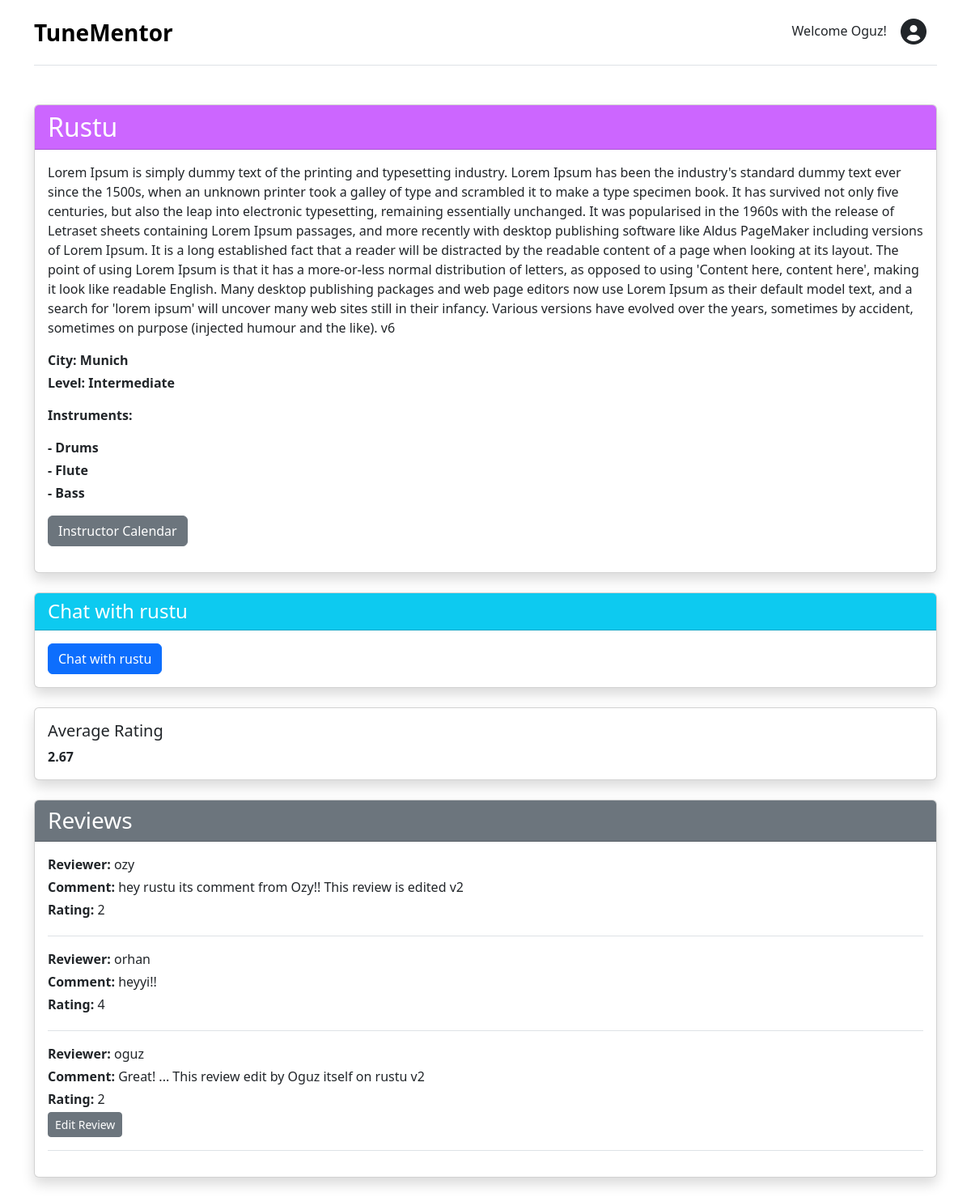
Screenshot of /2 (signed in) with the database file from the repository.
### tunementor/models.py (models this page shows, shortened)
class User(AbstractUser):
    ROLE_CHOICES = [
        ('instructor', 'Instructor'),
        ('apprentice', 'Apprentice')
    ]
    role = models.CharField(max_length=32, choices=ROLE_CHOICES, default="apprentice")
    profile_picture = models.ImageField(upload_to='profile_pictures/', blank=True, null=True)

class InstructorProfile(models.Model):
    CITY_CHOICES = [
        ('berlin', 'Berlin'),
        ('munich', 'Munich'),
        ('hamburg', 'Hamburg')
    ]
    LEVEL_CHOICES = [
        ('beginner', 'Beginner'),
        ('intermediate', 'Intermediate')
    ]
    instructor = models.OneToOneField(User, on_delete=models.CASCADE, related_name="instructor_profile")
    bio = models.TextField(blank=True, null=True)
    city = models.CharField(max_length=32, choices=CITY_CHOICES, default="berlin")
    level = models.CharField(max_length=32, choices=LEVEL_CHOICES, default="intermediate")
    instruments = models.ManyToManyField(Instrument, blank=True, related_name="instructors")
    def get_reviews(self):
        return self.reviews.all().order_by('-id')
    def get_avr_rating(self):
        reviews = self.get_reviews()
        if reviews.exists():
            return sum(review.rating for review in reviews) / reviews.count()
        return None

class Instrument(models.Model):
    name = models.CharField(max_length=100, unique=True)

class Review(models.Model):
    reviewer = models.ForeignKey(User, on_delete=models.CASCADE, related_name="reviews_written")
    instructor_profile = models.ForeignKey(InstructorProfile, on_delete=models.CASCADE, related_name="reviews")
    rating = models.IntegerField(choices=[(i, i) for i in range(1, 6)])
    comment = models.TextField(blank=True, null=True)
    timestamp = models.DateTimeField(auto_now_add=True)

### tunementor/views.py (the view)
# urls.py: path("<int:id>", views.client, name="client"),
@login_required(login_url='login')
def client(request, id):
    profile = InstructorProfile.objects.get(id=id)
    reviews = profile.get_reviews()
    avr_rating = profile.get_avr_rating()
    reviewers = [review.reviewer.username for review in reviews]
    conversation = Conversation.objects.filter(participants=request.user).filter(participants=profile.instructor).first()
    return render(request, "tunementor/client.html", {
        "profile": profile,
        "reviews": reviews,
        "avr_rating": f"{avr_rating:.2f}" if avr_rating is not None else "None",
        "reviewers": reviewers,
        "conversation": conversation
    })

### tunementor/templates/tunementor/client.html (shortened to what this page needs)
{% extends "tunementor/layout.html" %}
{% load static %}
{% block css %}
  <link rel="stylesheet" href="{% static 'tunementor/client.css' %}">
{% endblock %}
{% block body %}
<div class="container mt-5">
    <div class="card shadow mb-4">
        <div class="card-header text-white" style="background-color: #cc66ff">
            <h2 class="card-title text-capitalize mb-0">{{ profile.instructor.username }}</h2>
        </div>
        <div class="card-body">
            <p class="mb-3">{{ profile.bio }}</p>
            <p class="fw-bold text-capitalize mb-1">City: {{ profile.city }}</p>
            <p class="fw-bold text-capitalize mb-3">Level: {{ profile.level }}</p>
            <div class="fw-bold text-capitalize mb-3">
            <p>Instruments:</p>
            <ul class="list-unstyled">
                {% for instrument in profile.instruments.all %}
                <li class="mb-1">- {{ instrument.name }}</li>
                {% endfor %}
            </ul>
            </div>
            <div class="mb-3">
            <a href="{% url 'instructor_calendar' profile.instructor.id %}" class="btn btn-secondary">
                Instructor Calendar
            </a>
            </div>
        </div>
    </div>
    <div class="card shadow mb-4">
        <div class="card-header bg-info text-white">
            {% if conversation %}
            <h4 class="mb-0">Chat with {{ profile.instructor.username }}</h4>
            {% else %}
            <h4 class="mb-0">Start a Conversation</h4>
            {% endif %}
        </div>
        <div class="card-body">
            {% if conversation %}
            <a href="{% url 'conversation_detail' conversation.id %}" class="btn btn-primary">
                Chat with {{ profile.instructor.username }}
            </a>
            {% endif %}
        </div>
    </div>
    <div class="card shadow mb-4">
        <div class="card-body">
            <h5 class="card-title">Average Rating</h5>
            <p class="card-text fw-bold">{{ avr_rating }}</p>
        </div>
        </div>
    <div class="card shadow mb-4" id="reviewsContainer">
        <div class="card-header bg-secondary text-white">
            <h3 class="mb-0">Reviews</h3>
        </div>
        <div class="card-body">
            {% for review in reviews %}
            <div data-review-id="{{ review.id }}" class="mb-3 border-bottom pb-3">
            <p class="mb-1"><strong>Reviewer:</strong> {{ review.reviewer.username }}</p>
            <p class="mb-1"><strong>Comment:</strong> {{ review.comment }}</p>
            <p class="mb-1"><strong>Rating:</strong> {{ review.rating }}</p>
            {% if user.username == review.reviewer.username %}
            <a href="{% url 'submit_review' profile.id %}" class="btn btn-secondary btn-sm">Edit Review</a>
            {% endif %}
            </div>
            {% empty %}
            <p class="text-muted">No reviews yet.</p>
            {% endfor %}
        </div>
    </div>
</div>
{% endblock %}

### tunementor/templates/tunementor/layout.html (shortened to what this page needs)
{% load static %}
{% load socialaccount %}
<!DOCTYPE html>
<html lang="en">
<head>
    <link href="https://cdn.jsdelivr.net/npm/bootstrap@5.3.3/dist/css/bootstrap.min.css" rel="stylesheet">
    <link rel="stylesheet" href="{% static 'tunementor/style.css' %}">
    <link rel="stylesheet" href="https://cdnjs.cloudflare.com/ajax/libs/font-awesome/6.0.0/css/all.min.css">
    {% block css %}
    {% endblock %}
</head>
<body>
    <div class="container">
        <header class="d-flex flex-wrap align-items-center justify-content-center justify-content-md-between py-3 mb-4 border-bottom">
            <div class="col-md-3 mb-2 mb-md-0">
                <a href="/" class="d-inline-flex link-body-emphasis text-decoration-none fw-bold fs-3">
                TuneMentor
                </a>
            </div>
            {% if user.is_authenticated %}
                <div class="col-md-9 text-end">
                    <span>Welcome {{ user.username|capfirst }}!</span>
                    <a href="{% url 'my_profile' user.id %}" class="btn">
                        <i class="fa-solid fa-circle-user fa-2x"></i>
                    </a>
                </div>
            {% endif %}
        </header>
    </div>
    <div class="body">
        {% block body %}
        {% endblock %}
    </div>
</body>
</html>

### tunementor/static/tunementor/style.css (style rules this page uses)
html { overflow-y: scroll; }

### rows the page displays
User: username "Oguz"
InstructorProfile: instructor.username "Rustu", bio "Lorem Ipsum is simply dummy text of the printing and typesetting industry. Lorem Ipsum has been the industry's standard dummy text ever since the 1500s, when an unknown printer took a galley of type and scrambled it to make a type specimen book. It has survived not only five centuries, but also the leap into electronic typesetting, remaining essentially unchanged. It was popularised in the 1960s with the release of Letraset sheets containing Lorem Ipsum passages, and more recently with desktop publishing software like Aldus PageMaker including versions of Lorem Ipsum. It is a long established fact that a reader will be distracted by the readable content of a page when looking at its layout.…", city "Munich", level "Intermediate", instructor.username "rustu"
Instrument: name "Drums"
Instrument: name "Flute"
Instrument: name "Bass"
Review: reviewer.username "ozy", comment "hey rustu its comment from Ozy!! This review is edited v2", rating "2"
Review: reviewer.username "orhan", comment "heyyi!!", rating "4"
Review: reviewer.username "oguz", comment "Great! ... This review edit by Oguz itself on rustu v2", rating "2", shows "Edit Review"

### other values shown
{{ avr_rating }} "2.67"
